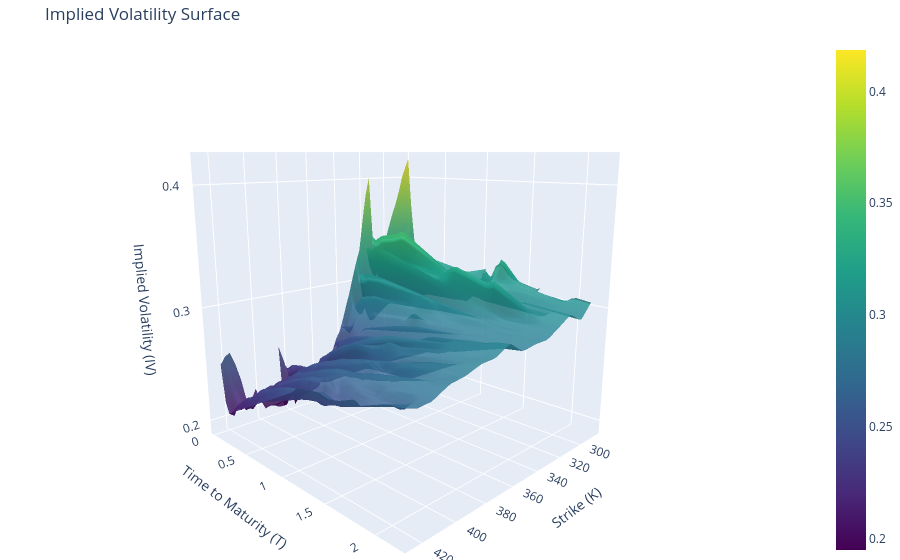

Notebook source saved alongside this figure:
### Code cell
import numpy as np
from scipy.interpolate import griddata
import plotly.graph_objects as go

# 1. Extract raw 1D arrays from your clean dataframe
x_raw = clean_surface_df['Strike'].values
y_raw = clean_surface_df['Time to Maturity'].values
z_raw = clean_surface_df['Calibrated IV'].values

# 2. Create a uniform 2D meshgrid covering the footprint of data
x_grid = np.linspace(x_raw.min(), x_raw.max(), 50)
y_grid = np.linspace(y_raw.min(), y_raw.max(), 50)
X, Y = np.meshgrid(x_grid, y_grid)

# 3. Interpolate the Z values (IV) over the new grid
Z = griddata(
    points=(x_raw, y_raw), 
    values=z_raw, 
    xi=(X, Y), 
    method='linear' 
)

# 4. Render the continuous surface
fig = go.Figure(data=[go.Surface(
    x=X, 
    y=Y, 
    z=Z, 
    colorscale='Viridis',
    opacity=0.85
)])

fig.update_layout(
    title='Implied Volatility Surface',
    scene=dict(
        xaxis_title='Strike (K)',
        yaxis_title='Time to Maturity (T)',
        zaxis_title='Implied Volatility (IV)',
        camera=dict(
            eye=dict(x=1.5, y=1.5, z=0.5) # Adjust starting angle
        )
    ),
    margin=dict(l=0, r=0, b=0, t=40)
)

fig.show()

### Figure 1 — Plotly figure (JSON) as saved in the notebook; plotly's stock layout.template omitted (floating-point values rounded to 4 significant figures; data arrays with more than 128 entries replaced by an {"elided": "..."} marker saying what was removed)
{"data": [{"colorscale": [[0, "#440154"], [0.1111, "#482878"], [0.2222, "#3e4989"], [0.3333, "#31688e"], [0.4444, "#26828e"], [0.5556, "#1f9e89"], [0.6667, "#35b779"], [0.7778, "#6ece58"], [0.8889, "#b5de2b"], [1, "#fde725"]], "opacity": 0.85, "type": "surface", "x": {"elided": "50x50 float values"}, "y": {"elided": "50x50 float values"}, "z": {"elided": "50x50 float values"}}], "layout": {"margin": {"b": 0, "l": 0, "r": 0, "t": 40}, "scene": {"camera": {"eye": {"x": 1.5, "y": 1.5, "z": 0.5}}, "xaxis": {"title": {"text": "Strike (K)"}}, "yaxis": {"title": {"text": "Time to Maturity (T)"}}, "zaxis": {"title": {"text": "Implied Volatility (IV)"}}}, "title": {"text": "Implied Volatility Surface"}}}
